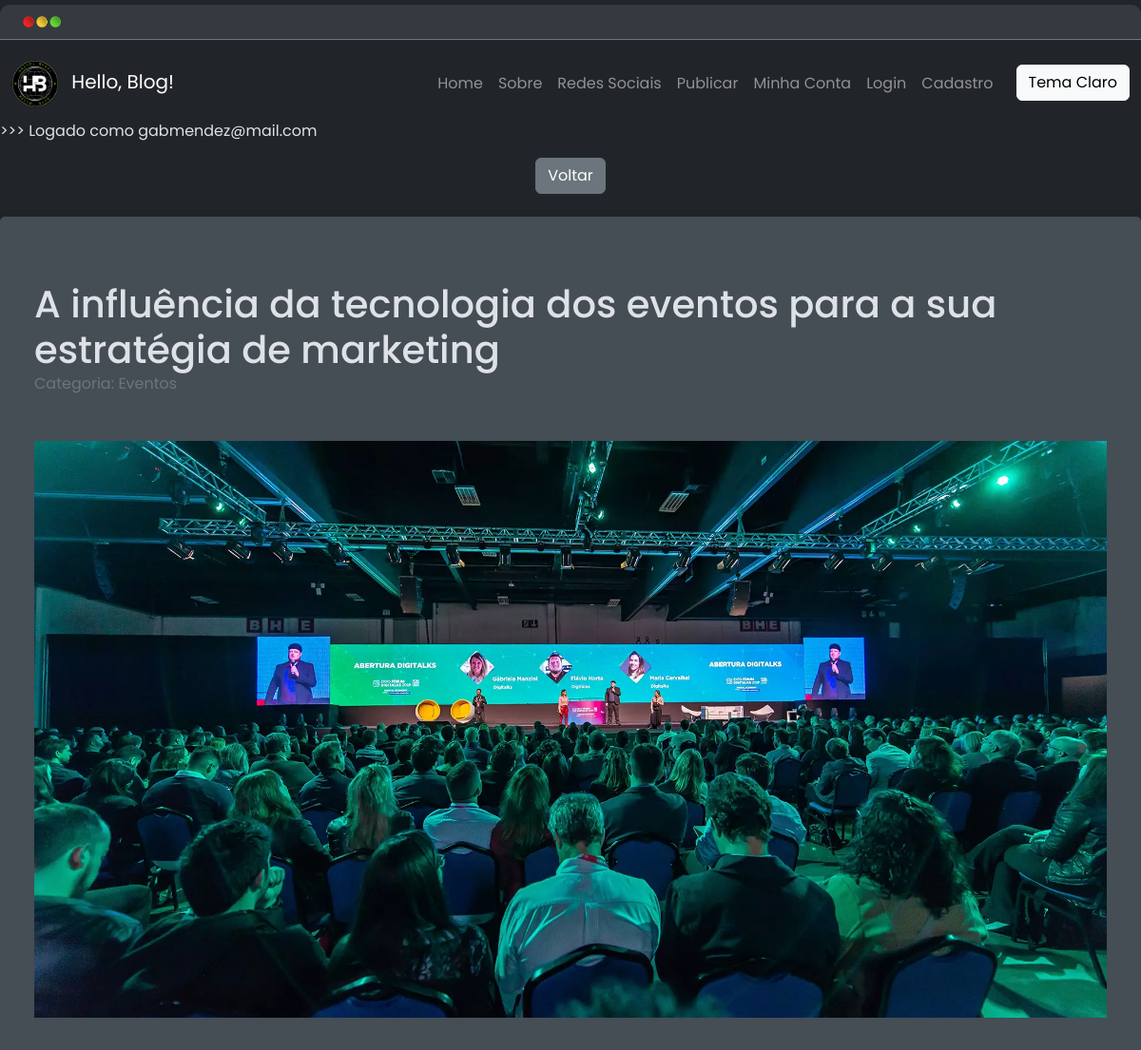
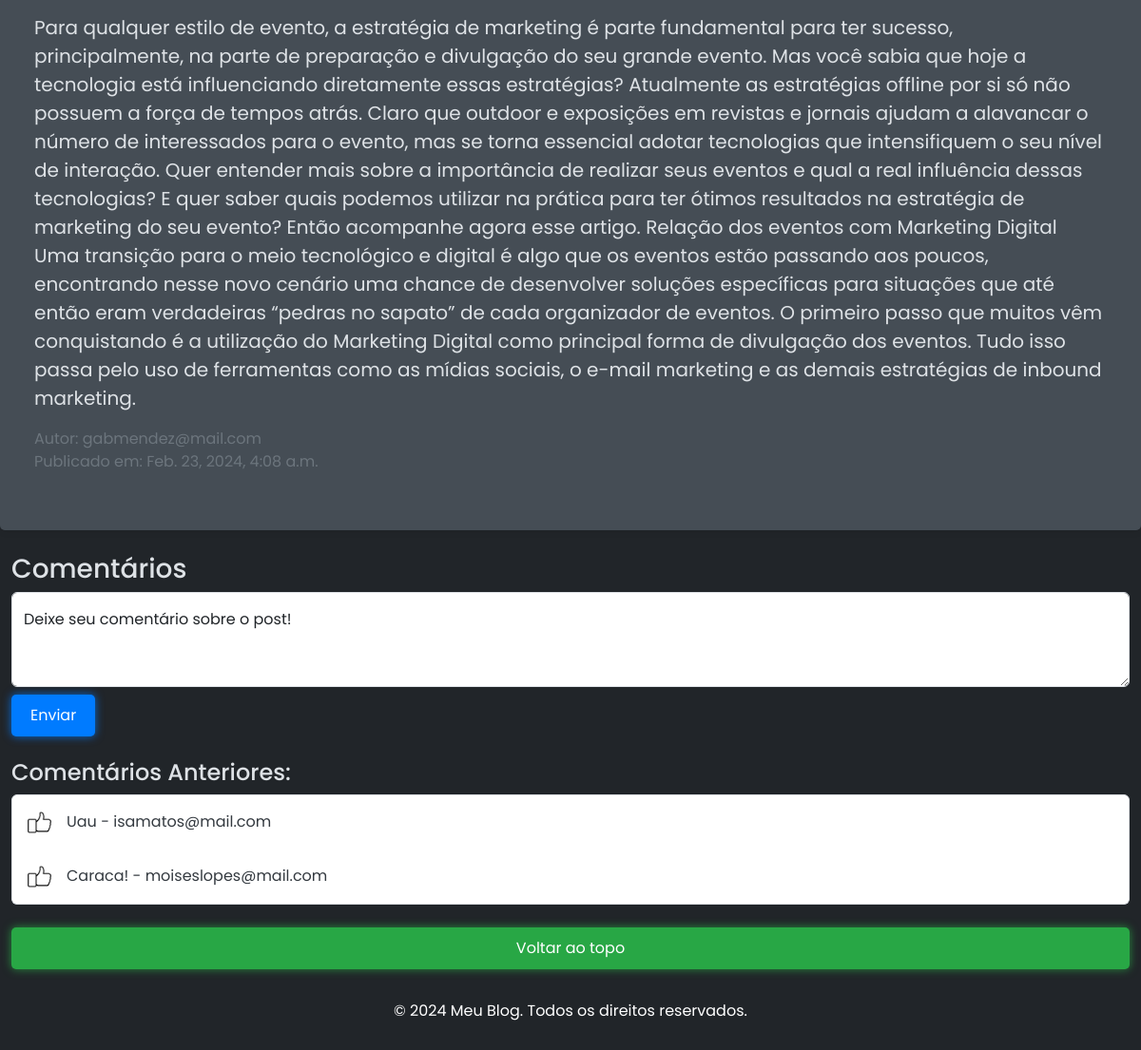
Page /detalhes-post/6 (signed in) on the committed database (2 pictures, top to bottom).
### HelloBlog/models.py (models this page shows)
class Publicacao(models.Model):
    id = models.AutoField(primary_key=True)
    autor = models.ForeignKey(User, on_delete=models.CASCADE)
    categoria = models.CharField(max_length=100)
    conteudo = models.TextField()
    dt_publicacao = models.DateTimeField(auto_now_add=True)
    thumbnail = models.ImageField(upload_to='thumbnails/')
    titulo = models.CharField(max_length=150)
    class Meta:
        ordering = ['-dt_publicacao']

class Comentario(models.Model):
    id = models.AutoField(primary_key=True)
    publicacao = models.ForeignKey(to=Publicacao, related_name='comentarios', on_delete=models.CASCADE)
    autor = models.ForeignKey(User, on_delete=models.CASCADE)
    conteudo = models.TextField()
    likes = models.IntegerField(default=0)
    dt_comentario = models.DateTimeField(auto_now_add=True)
    class Meta:
        ordering = ['-dt_comentario']

### HelloBlog/views.py (the view, shortened to what this page needs)
# urls.py: path('detalhes-post/<int:id>', views.detalhes_post),
def detalhes_post(request, id):
    publicacao = Publicacao.objects.get(id=id)
    comentarios = Comentario.objects.filter(publicacao=publicacao)
    if request.method == 'GET':
        return render(request, 'detalhes_post.html', {
            'publicacao': publicacao,
            'comentarios':comentarios,
            'nome': request.user.username,
        })
    else:
        return HttpResponseBadRequest()

### HelloBlog/templates/detalhes_post.html (shortened to what this page needs)
{% extends "base.html" %}
{% load static %}
{% block conteudo %}
<p>>>> Logado como {{nome}}</p>
<div class="d-flex justify-content-center align-items-center">
    <a href="/" class="btn btn-secondary">Voltar</a>
</div>
<section class="container mt-4">
    <div class="p-4">
        <h1 class="card-title fs-1 text mt-4">{{publicacao.titulo}}</h1>
        <p class="text-secondary mt-0 mb-5">Categoria: {{publicacao.categoria}}</p>
        <img class="card-img-top mb-5" src="{{publicacao.thumbnail.url}}" class="card-img" alt="Thumbnail">
        <p class="fs-5 text">{{publicacao.conteudo}}</p>
        <p class="text-secondary fs-6 text mb-0">Autor: {{publicacao.autor}}</p>
        <p class="text-secondary fs-6 text">Publicado em: {{publicacao.dt_publicacao}}</p>
    </div>
</section>
<div class="mt-4 container container-sm mb-4">
    <h3>Comentários</h3>
    <form method="POST">
        <div class="form-floating text-dark mb-2">
            <textarea class="form-control" placeholder="Deixe seu comentário sobre o post!" name="conteudo" id="conteudo" style="height: 100px" required></textarea>
            <label for="conteudo">Deixe seu comentário sobre o post!</label>
        </div>
        <button type="submit" class="btn btn-neon">Enviar</button>
    </form>
    <div class="mt-4">
        <h4>Comentários Anteriores:</h4>
        <ul class="list-group">
            {% for comentario in comentarios %}
            <li class="list-group-item py-3"><img src="{% static "img/icones/like.png" %}" class="mr-3" alt="Like" width="25px">{{comentario.conteudo}} - {{comentario.autor.username}}</li>
            {% empty %}
            <p class="list-group-item py-3">Nenhum comentário ainda</p>
            {% endfor %}
        </ul>
    </div>
</div>
</div>
<div class="mt-4 mb-4">
    <div class="container">
        <a class="text-light" href="#topo"><button type="submit" class="btn btn-login-neon btn-block">Voltar ao topo</button></a>
    </div>
</div>
{% endblock conteudo %}

### HelloBlog/static/css/style.css (style rules this page uses)
body { font-family: 'Poppins'; background-color: #212529; margin: 5px 0; border-radius: 10px; color: #dee2e6; }
.container { max-width: 1400px; }
section { background-color: #454d55; border-radius: 5px; box-shadow: 0 0 10px rgba(0, 0, 0, 0.1); padding: 20px; }
.card-img-top { width: 100%; object-fit: cover; }
.btn-neon { color: #fff; background-color: #007bff; border: none; padding: 10px 20px; border-radius: 5px; font-size: 1rem; box-shadow: 0 0 10px rgba(0, 123, 255, 0.8); }
.btn-login-neon { color: #fff; background-color: #28a745; border: none; padding: 10px 20px; border-radius: 5px; font-size: 1rem; box-shadow: 0 0 10px rgba(40, 167, 69, 0.8); }
.list-group-item { color: #343a40; }

### rows in the picture
Publicacao: titulo "A influência da tecnologia dos eventos para a sua estratégia de marketing", categoria "Eventos", thumbnail (picture), conteudo "Para qualquer estilo de evento, a estratégia de marketing é parte fundamental para ter sucesso, principalmente, na parte de preparação e divulgação do seu grande evento. Mas você sabia que hoje a tecnologia está influenciando diretamente essas estratégias? Atualmente as estratégias offline por si só não possuem a força de tempos atrás. Claro que outdoor e exposições em revistas e jornais ajudam a alavancar o número de interessados para o evento, mas se torna essencial adotar tecnologias que intensifiquem o seu nível de interação. Quer entender mais sobre a importância de realizar seus eventos e qual a real influência dessas tecnologias? E quer saber quais podemos utilizar na prática para…", autor "gabmendez@mail.com", dt_publicacao "Feb. 23, 2024, 4:08 a.m."
Comentario: conteudo "Uau", autor.username "isamatos@mail.com"
Comentario: conteudo "Caraca!", autor.username "moiseslopes@mail.com"

### other values in the picture
{{ nome }} "gabmendez@mail.com"
